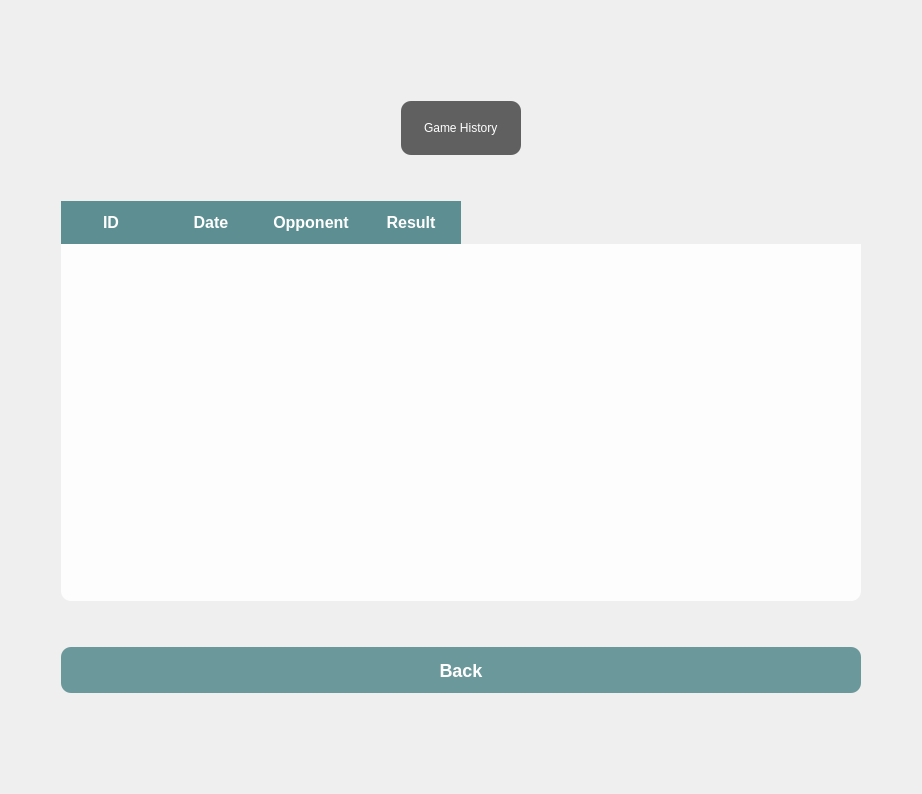
      <widget class="QWidget" name="games">
       <property name="styleSheet">
        <string notr="true">background-image: url(:/img/WhatsApp Image 2025-06-10 at 06.11.42_7ba1ea58.jpg);
background-position: center;
background-repeat: no-repeat;
background-attachment: fixed;</string>
       </property>
       <layout class="QHBoxLayout" name="horizontalLayout_13">
        <item>
         <layout class="QGridLayout" name="gridLayout_13">
          <property name="leftMargin">
           <number>50</number>
          </property>
          <property name="topMargin">
           <number>50</number>
          </property>
          <property name="rightMargin">
           <number>50</number>
          </property>
          <property name="bottomMargin">
           <number>50</number>
          </property>
          <item row="0" column="1">
           <spacer name="verticalSpacer_games_top">
            <property name="orientation">
             <enum>Qt::Orientation::Vertical</enum>
            </property>
            <property name="sizeHint" stdset="0">
             <size>
              <width>20</width>
              <height>40</height>
             </size>
            </property>
           </spacer>
          </item>
          <item row="1" column="1" alignment="Qt::AlignmentFlag::AlignHCenter">
           <widget class="QLabel" name="label_games_title">
            <property name="styleSheet">
             <string notr="true">color: rgb(255, 255, 255);
font: 900 36pt &quot;Segoe UI Black&quot;;
background-color: rgba(34, 34, 34, 0.7);
padding: 20px;
border-radius: 10px;</string>
            </property>
            <property name="text">
             <string>Game History</string>
            </property>
           </widget>
          </item>
          <item row="2" column="1">
           <spacer name="verticalSpacer_games_1">
            <property name="orientation">
             <enum>Qt::Orientation::Vertical</enum>
            </property>
            <property name="sizeType">
             <enum>QSizePolicy::Policy::Maximum</enum>
            </property>
            <property name="sizeHint" stdset="0">
             <size>
              <width>20</width>
              <height>40</height>
             </size>
            </property>
           </spacer>
          </item>
          <item row="3" column="1">
           <widget class="QTableWidget" name="tableWidget_games">
            <property name="minimumSize">
             <size>
              <width>800</width>
              <height>400</height>
             </size>
            </property>
            <property name="styleSheet">
             <string notr="true">QTableWidget {
    background-color: rgba(255, 255, 255, 0.9);
    border-radius: 10px;
    font-size: 14px;
    gridline-color: rgb(92, 142, 146);
	color: rgb(0, 0, 0);
}

QHeaderView::section {
    background-color: rgb(92, 142, 146);
    color: white;
    padding: 10px;
    border: none;
    font-weight: bold;
    font-size: 16px;
}

QTableWidget::item {
    padding: 5px;
    border-bottom: 1px solid rgb(92, 142, 146);
	
	color: rgb(0, 0, 0);
}

QTableWidget::item:selected {
    background-color: rgb(92, 142, 146);
    color: white;
}</string>
            </property>
            <property name="alternatingRowColors">
             <bool>true</bool>
            </property>
            <property name="selectionMode">
             <enum>QAbstractItemView::SelectionMode::SingleSelection</enum>
            </property>
            <property name="selectionBehavior">
             <enum>QAbstractItemView::SelectionBehavior::SelectRows</enum>
            </property>
            <property name="showGrid">
             <bool>true</bool>
            </property>
            <property name="gridStyle">
             <enum>Qt::PenStyle::SolidLine</enum>
            </property>
            <column>
             <property name="text">
              <string>ID</string>
             </property>
            </column>
            <column>
             <property name="text">
              <string>Date</string>
             </property>
            </column>
            <column>
             <property name="text">
              <string>Opponent</string>
             </property>
            </column>
            <column>
             <property name="text">
              <string>Result</string>
             </property>
            </column>
           </widget>
          </item>
          <item row="4" column="1">
           <spacer name="verticalSpacer_games_2">
            <property name="orientation">
             <enum>Qt::Orientation::Vertical</enum>
            </property>
            <property name="sizeType">
             <enum>QSizePolicy::Policy::Maximum</enum>
            </property>
            <property name="sizeHint" stdset="0">
             <size>
              <width>20</width>
              <height>40</height>
             </size>
            </property>
           </spacer>
          </item>
          <item row="5" column="1">
           <layout class="QHBoxLayout" name="horizontalLayout_games_buttons">
            <item>
             <widget class="QPushButton" name="pushButton_back_games">
              <property name="minimumSize">
               <size>
                <width>128</width>
                <height>46</height>
               </size>
              </property>
              <property name="styleSheet">
               <string notr="true">background-color: rgba(92, 142, 146, 0.9);
color: white;
border-radius: 10px;
font-size: 18px;
font-weight: bold;</string>
              </property>
              <property name="text">
               <string>Back</string>
              </property>
             </widget>
            </item>
           </layout>
          </item>
          <item row="6" column="1">
           <spacer name="verticalSpacer_games_bottom">
            <property name="orientation">
             <enum>Qt::Orientation::Vertical</enum>
            </property>
            <property name="sizeHint" stdset="0">
             <size>
              <width>20</width>
              <height>40</height>
             </size>
            </property>
           </spacer>
          </item>
         </layout>
        </item>
       </layout>
      </widget>
